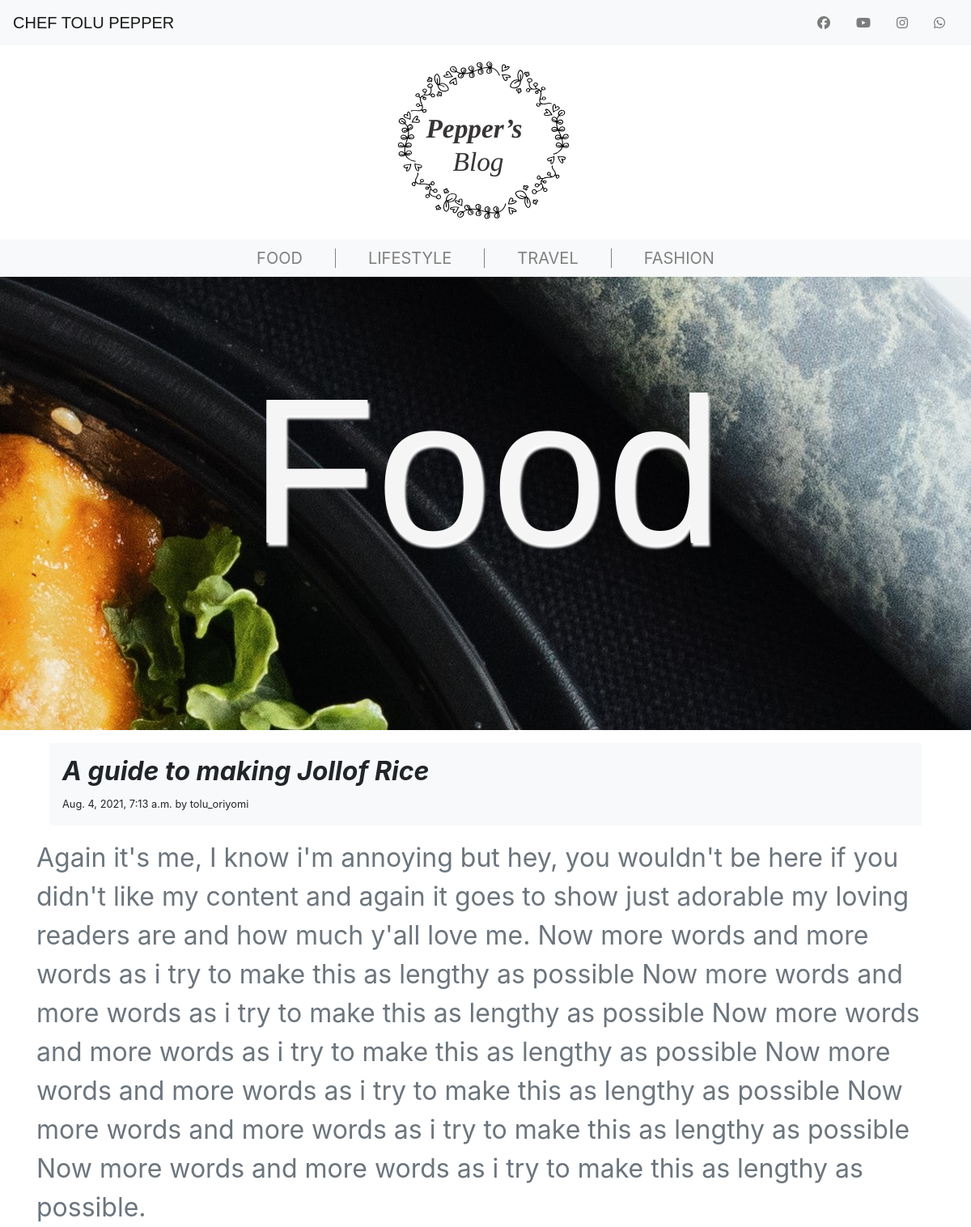
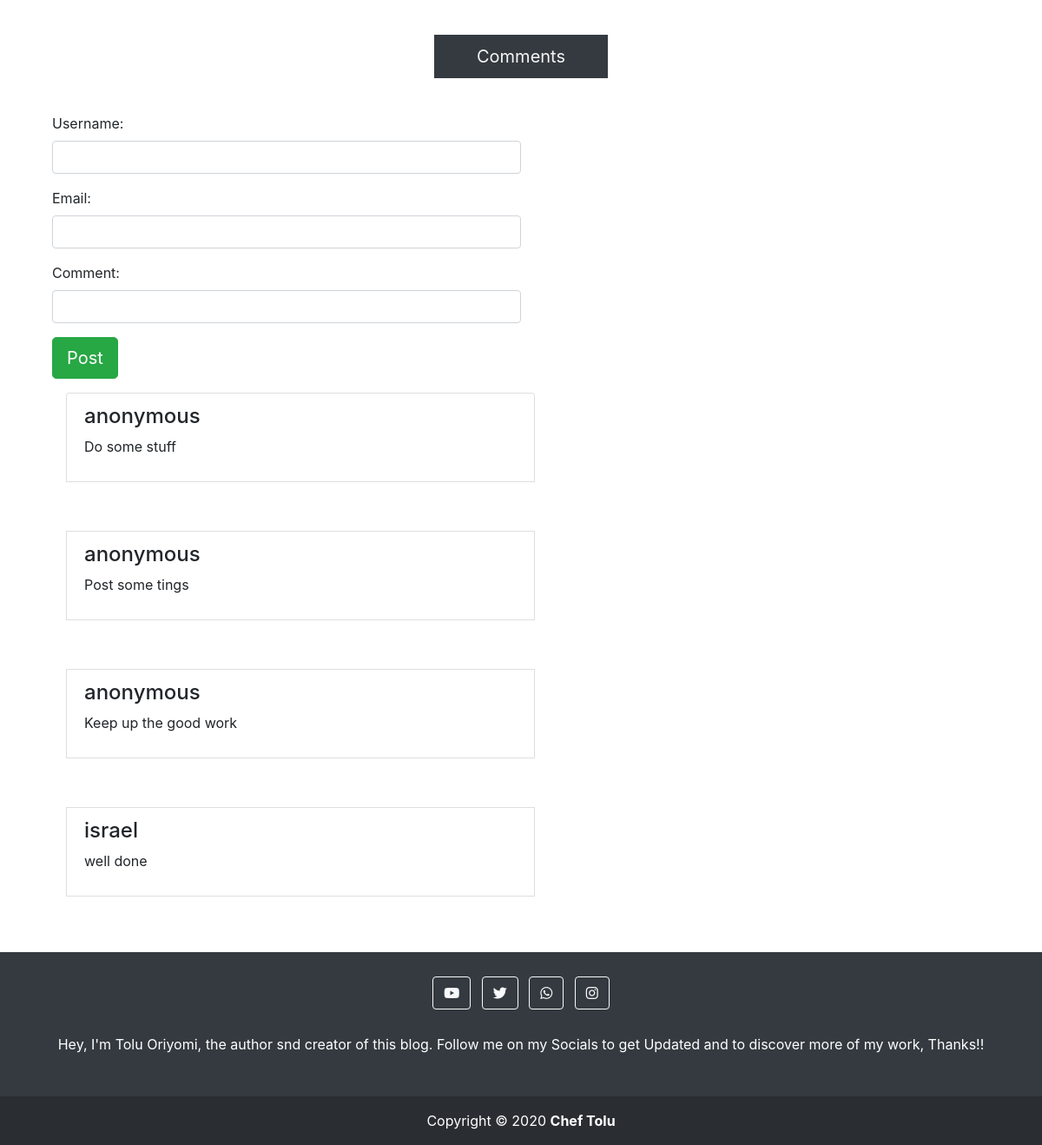
The app's page /recents/a-guide-to-making-jollof-rice/ with its own data (2 pictures, top to bottom).
### mainblog/models.py (models this page shows, shortened)
class Category(models.Model):
    name = models.CharField(max_length = 20, verbose_name="category_name")

class Post(models.Model):
    title = models.CharField(max_length=150, verbose_name='Title')
    author = models.ForeignKey(User, on_delete=models.CASCADE, verbose_name='author')
    descr = models.CharField(max_length=200, verbose_name='Description')
    body = models.TextField(verbose_name='Post Body')
    pub_date = models.DateTimeField(auto_now_add=True)
    post_type = models.TextChoices('post_type','Food Travel Lifestyle Fashion')
    category = models.CharField(max_length=20, choices=post_type.choices, default='Food')
    slug = models.SlugField(default="my-post-name", max_length=200)

class Comment(models.Model):
    message = models.TextField()
    email = models.EmailField(blank=True)
    username = models.CharField(max_length=100, default="anonymous")
    post = models.ForeignKey(Post, on_delete=models.CASCADE)

### mainblog/views.py (the view)
# urls.py: path('recents/<slug:slug>/', PostDetail.as_view() ,name='detailpost'),
class PostDetail(generic.DetailView):
    model = Post
    template_name = 'mainblog/postdetail.html'
    def get_context_data(self, **kwargs):
        context = super().get_context_data(**kwargs)
        context["form"] = CommentForm
        post = Post.objects.get(slug=self.kwargs['slug'])
        context["comments"] = Comment.objects.filter(post=post)
        context["category"] = Category.objects.get(name=post.category)
        return context

### mainblog/templates/mainblog/postdetail.html (shortened to what this page needs)
{% extends 'base-post.html' %}
{% block content %}
    <div class="m-3 p-3 br-2 bg-light">
        <h2 class="font-weight-bold font-italic post-title">{{ post.title }}</h2>
        <small>{{ post.pub_date }} by {{ post.author }}</small>
    </div>
    <section class=''>
        <p class="text-muted" style="font-size:4vh;">{{ post.body }}</p>
    </section>
     <div class='container-fluid'>
        <div class="bg-dark comment-tag ">Comments</div>
        <form method='POST' action="{% url 'mainblog:addcomment' post.slug %}">
            <div class="form-group">
                <label>Username: </label>
                <input type='text' name='username' class='form-control w-50' required>
            </div>
            <div class="form-group">
                <label>Email: </label>
                <input type='email' name='email' class='form-control w-50' required>
            </div>
            <div class="form-group">
                <label>Comment: </label>
                <input type='text' name='message' class='form-control w-50' required>
            </div>
            <input type="submit" value="Post" class="btn btn-success btn-lg">
        </form>
        <ul class="list-group">
            {% for c in comments %}
                <li class="list-group-item m-3 w-50">
                    <h4>{{ c.username }}</h4>
                    <p>{{ c.message }}</p>
                </li>
                <br>
            {% endfor %}
        </div>
        <br>
    </div>
{% endblock %}

### mainblog/templates/base-post.html (shortened to what this page needs)
<!DOCTYPE html>
<html lang="en">
    <head>
        {% load static %}
        <link rel="stylesheet" href="{% static 'mainblog/styles.css' %}">
        <link rel="stylesheet" href="path/to/font-awesome/css/font-awesome.min.css">
        <link rel="stylesheet" href="https://stackpath.bootstrapcdn.com/bootstrap/4.4.1/css/bootstrap.min.css">
    </head>
    <body>
        <div class='navbar navbar-expand navbar-light bg-light '>
            <a class='navbar-brand header-name' href="{% url 'mainblog:index' %}">CHEF TOLU PEPPER</a>
                <nav class="navbar-nav ml-auto socials">
                    <li class='nav-item col px-md-2'><a href="#" class='nav-link fab fa-facebook'></a></li>
                    <li class='nav-item col px-md-2'><a href="#" class='nav-link fab fa-youtube'></a></li>
                    <li class='nav-item col px-md-2'><a href="#" class='nav-link fab fa-instagram'></a></li>
                    <li class='nav-item col px-md-2'><a href="#" class='nav-link fab fa-whatsapp'></a></li>
                </nav>
            </div>
        <div>
            <div class='brand-logo'></div>
        </div>
        <div class="navbar navbar-expand-lg navbar-light bg-light">
            <div class="collapse navbar-collapse" id="navbarmenu">
                <ul class='navbar-nav mx-auto'>
                    <li class='nav-item'><a href="{% url 'mainblog:category' 'Food' %}" class="unique-link m-link">FOOD</a></li>
                    <li class='nav-item'><a href="{% url 'mainblog:category' 'Lifestyle' %}" class="custom-link m-link">LIFESTYLE</a></li>
                    <li class='nav-item'><a href="{% url 'mainblog:category' 'Travel' %}" class="custom-link m-link">TRAVEL</a></li>
                    <li class='nav-item'><a href="{% url 'mainblog:category' 'Fashion' %}" class="custom-link m-link">FASHION</a></li>
                </ul>
            </div>
        </div>
        {% if category.name == 'Lifestyle' %}
            <div class="w-100"  style="background-image:url('{% static 'mainblog/images/lifestyle.jpg' %}'); height:70vh; background-position:bottom right; background-attachment: fixed;">
                <p class="category-name">{{ category.name }}</p>
            </div>
        {% elif category.name == 'Food' %}
            <div class="w-100"  style="background-image:url('{% static 'mainblog/images/Food.jpg' %}'); height:70vh; background-position:center right; background-attachment: fixed;">
                <p class="category-name">{{ category.name }}</p>
            </div>
        {% elif category.name == 'Travel' %}
            <div class="w-100"  style="background-image:url('{% static 'mainblog/images/TravelB.jpg' %}'); height:70vh; background-position:center; background-attachment: fixed;">
                <p class="category-name">{{ category.name }}</p>
            </div>
        {% else%}
            <div class="w-100"  style="background-image:url('{% static 'mainblog/images/about.jpg' %}'); height:70vh; background-position:center; background-attachment: fixed;">
                <p class="category-name">{{ category.name }}</p>
            </div>
        {% endif %}
    <div class="container">
        {% block content %}{% endblock %}
    <footer class="bg-dark text-center text-white">
        <div class="container p-4">
        <section class="mb-4">
            <a class="btn btn-outline-light btn-floating m-1" href="#!" role="button"
            ><i class="fab fa-youtube"></i
            ></a>
            <a class="btn btn-outline-light btn-floating m-1" href="#!" role="button"
            ><i class="fab fa-twitter"></i
            ></a>
            <a class="btn btn-outline-light btn-floating m-1" href="#!" role="button"
            ><i class="fab fa-whatsapp"></i
            ></a>
            <a class="btn btn-outline-light btn-floating m-1" href="#!" role="button"
            ><i class="fab fa-instagram"></i
            ></a>
        </section>
        <section class="mb-4">
            Hey, I'm Tolu Oriyomi, the author snd creator of this blog. Follow me on my Socials to get Updated and to discover more of my work, Thanks!!
        </section>
        </div>
        <div class="text-center p-3" style="background-color: rgba(0, 0, 0, 0.2);">
         Copyright &copy; 2020 <strong>Chef Tolu</strong>
        </div>
    </footer>
    </body>
</html>

### mainblog/static/mainblog/styles.css (style rules this page uses)
* { padding:0; margin:0; }
body { font-family: -apple-system, BlinkMacSystemFont, 'Segoe UI', Roboto, Oxygen, Ubuntu, Cantarell, 'Open Sans', 'Helvetica Neue', sans-serif; }
.brand-logo { height: 240px; width: 80%; margin: auto; background-image: url('./images/blog_logo.svg'); background-repeat: no-repeat; background-position: center; background-size: contain; }
.header-name { font-family:'Franklin Gothic Medium', 'Arial Narrow', Arial, sans-serif; }
.category-name { font-size: 16pc; font-family: sans-serif; text-align: center; padding-top: 6vh; color: whitesmoke; text-shadow: 2px 4px 3px rgb(255, 255, 255); }
.custom-link { color: grey; font-size: 20px; border-left: 1px solid gray; padding:0 40px; transition: all 0.7s ease-in; }
.unique-link { color: grey; font-size: 20px; padding:0 40px; transition: all 0.7s ease-in; }
.comment-tag { width: 200px; margin: 40px auto; text-align: center; padding: 10px; color: whitesmoke; font-size: 20px; }
input { max-height: 50px; }

### records on screen
Category: name "Food"
Post: title "A guide to making Jollof Rice", pub_date "Aug. 4, 2021, 7:13 a.m.", author "tolu_oriyomi", body "Again it's me, I know i'm annoying but hey, you wouldn't be here if you didn't like my content and again it goes to show just adorable my loving readers are and how much y'all love me. Now more words and more words as i try to make this as lengthy as possible Now more words and more words as i try to make this as lengthy as possible Now more words and more words as i try to make this as lengthy as possible Now more words and more words as i try to make this as lengthy as possible Now more words and more words as i try to make this as lengthy as possible Now more words and more words as i try to make this as lengthy as possible."
Comment: username "anonymous", message "Do some stuff"
Comment: username "anonymous", message "Post some tings"
Comment: username "anonymous", message "Keep up the good work"
Comment: username "israel", message "well done"
